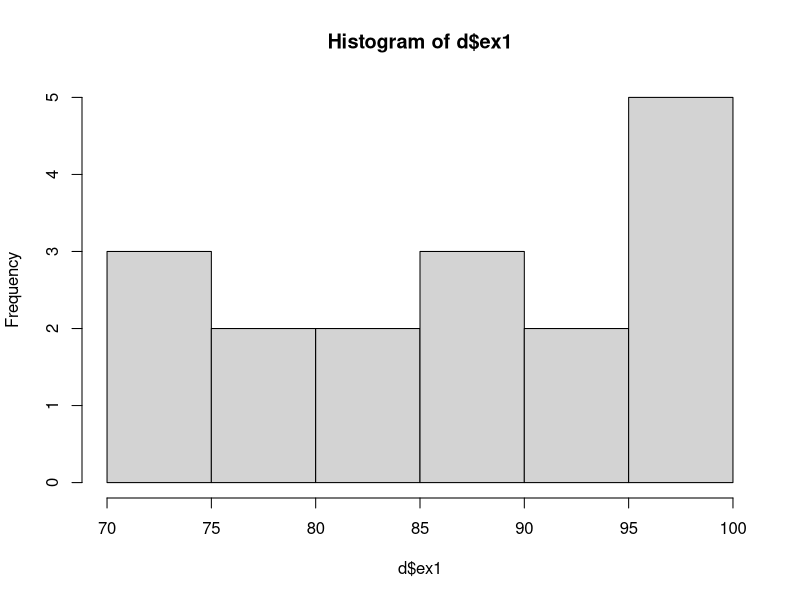
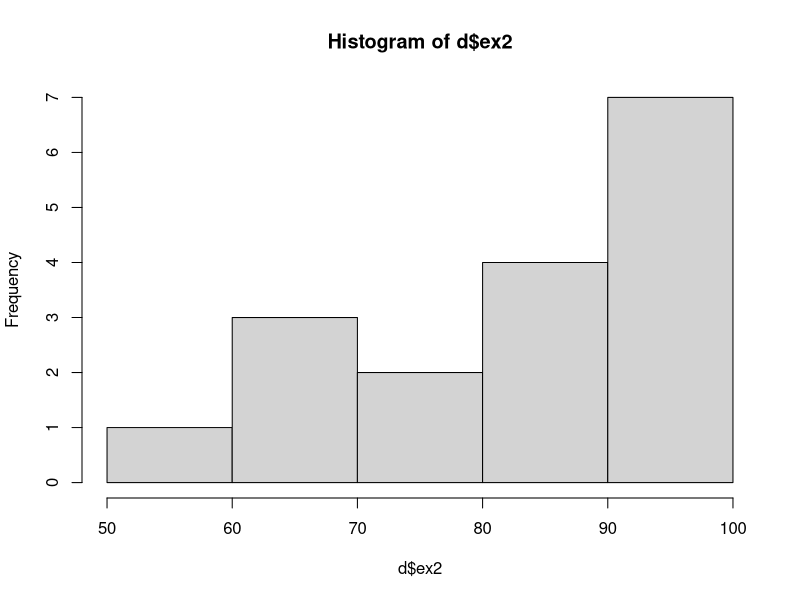
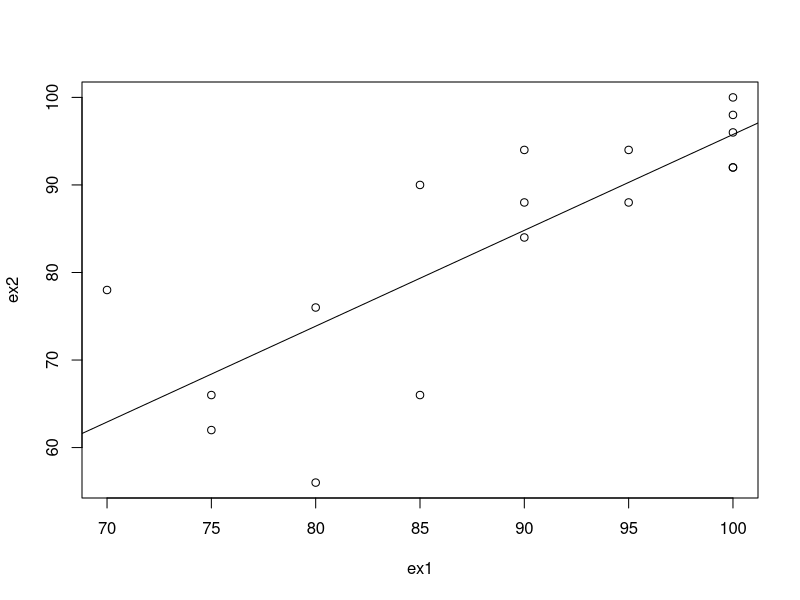

These figures' R source, in order:
## ---- chunk 1
knitr::opts_chunk$set(echo = TRUE)
## ---- chunk 2
d <- read.table("exam_scores.txt", header=TRUE)
hist(d$ex1)
hist(d$ex2)
## ---- chunk 3
d <- read.table("exam_scores.txt", header=TRUE)
mean(d$ex1)
median(d$ex1)
mean(d$ex2)
median(d$ex2)
## ---- chunk 4
d <- read.table("exam_scores.txt", header=TRUE)
plot(ex2~ex1, data=d)
m1 = lm(formula=ex2~ex1, data=d)
m1
abline(coef(m1))
## ---- chunk 5
d <- read.table("exam_scores.txt", header=TRUE)
m1 = lm(formula=ex2~ex1, data=d)
summary(m1)
## ---- chunk 6
-log2(9.52e-05)
## ---- chunk 7
d <- read.table("exam_scores.txt", header=TRUE)
m1 = lm(formula=ex2~ex1, data=d)
confint(m1)
## ---- chunk 8
#library(rstanarm)
#d <- read.table("exam_scores.txt", header=TRUE)
#stan_glm(ex1~ex2, data=d)
